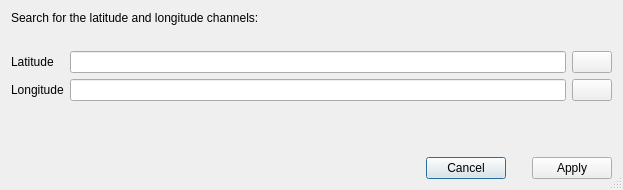
<?xml version="1.0" encoding="UTF-8"?>
<ui version="4.0">
 <class>GPSDialog</class>
 <widget class="QDialog" name="GPSDialog">
  <property name="geometry">
   <rect>
    <x>0</x>
    <y>0</y>
    <width>623</width>
    <height>190</height>
   </rect>
  </property>
  <property name="windowTitle">
   <string>GPS channels selection</string>
  </property>
  <property name="windowIcon">
   <iconset resource="resource.qrc">
    <normaloff>:/globe.png</normaloff>:/globe.png</iconset>
  </property>
  <property name="sizeGripEnabled">
   <bool>true</bool>
  </property>
  <layout class="QGridLayout" name="gridLayout" rowstretch="0,0,0,0,1,0">
   <item row="0" column="0" colspan="3">
    <widget class="QLabel" name="label_3">
     <property name="text">
      <string>Search for the latitude and longitude channels:</string>
     </property>
    </widget>
   </item>
   <item row="5" column="0" colspan="3">
    <layout class="QHBoxLayout" name="horizontalLayout" stretch="1,0,0,0">
     <item>
      <spacer name="horizontalSpacer">
       <property name="orientation">
        <enum>Qt::Horizontal</enum>
       </property>
       <property name="sizeHint" stdset="0">
        <size>
         <width>40</width>
         <height>20</height>
        </size>
       </property>
      </spacer>
     </item>
     <item>
      <widget class="QPushButton" name="cancel_btn">
       <property name="text">
        <string>Cancel</string>
       </property>
      </widget>
     </item>
     <item>
      <spacer name="horizontalSpacer_2">
       <property name="orientation">
        <enum>Qt::Horizontal</enum>
       </property>
       <property name="sizeHint" stdset="0">
        <size>
         <width>20</width>
         <height>20</height>
        </size>
       </property>
      </spacer>
     </item>
     <item>
      <widget class="QPushButton" name="apply_btn">
       <property name="text">
        <string>Apply</string>
       </property>
      </widget>
     </item>
    </layout>
   </item>
   <item row="2" column="1">
    <widget class="QLineEdit" name="latitude"/>
   </item>
   <item row="2" column="2">
    <widget class="QPushButton" name="search_latitude_btn">
     <property name="text">
      <string/>
     </property>
     <property name="icon">
      <iconset resource="resource.qrc">
       <normaloff>:/search.png</normaloff>:/search.png</iconset>
     </property>
    </widget>
   </item>
   <item row="3" column="0">
    <widget class="QLabel" name="label_2">
     <property name="text">
      <string>Longitude</string>
     </property>
    </widget>
   </item>
   <item row="2" column="0">
    <widget class="QLabel" name="label">
     <property name="text">
      <string>Latitude</string>
     </property>
    </widget>
   </item>
   <item row="3" column="2">
    <widget class="QPushButton" name="search_longitude_btn">
     <property name="text">
      <string/>
     </property>
     <property name="icon">
      <iconset resource="resource.qrc">
       <normaloff>:/search.png</normaloff>:/search.png</iconset>
     </property>
    </widget>
   </item>
   <item row="1" column="0">
    <spacer name="verticalSpacer">
     <property name="orientation">
      <enum>Qt::Vertical</enum>
     </property>
     <property name="sizeHint" stdset="0">
      <size>
       <width>20</width>
       <height>20</height>
      </size>
     </property>
    </spacer>
   </item>
   <item row="3" column="1">
    <widget class="QLineEdit" name="longitude"/>
   </item>
   <item row="4" column="0">
    <spacer name="verticalSpacer_2">
     <property name="orientation">
      <enum>Qt::Vertical</enum>
     </property>
     <property name="sizeHint" stdset="0">
      <size>
       <width>20</width>
       <height>40</height>
      </size>
     </property>
    </spacer>
   </item>
  </layout>
 </widget>
 <tabstops>
  <tabstop>latitude</tabstop>
  <tabstop>longitude</tabstop>
  <tabstop>search_latitude_btn</tabstop>
  <tabstop>search_longitude_btn</tabstop>
  <tabstop>cancel_btn</tabstop>
  <tabstop>apply_btn</tabstop>
 </tabstops>
 <resources>
  <include location="resource.qrc"/>
 </resources>
 <connections/>
</ui>
